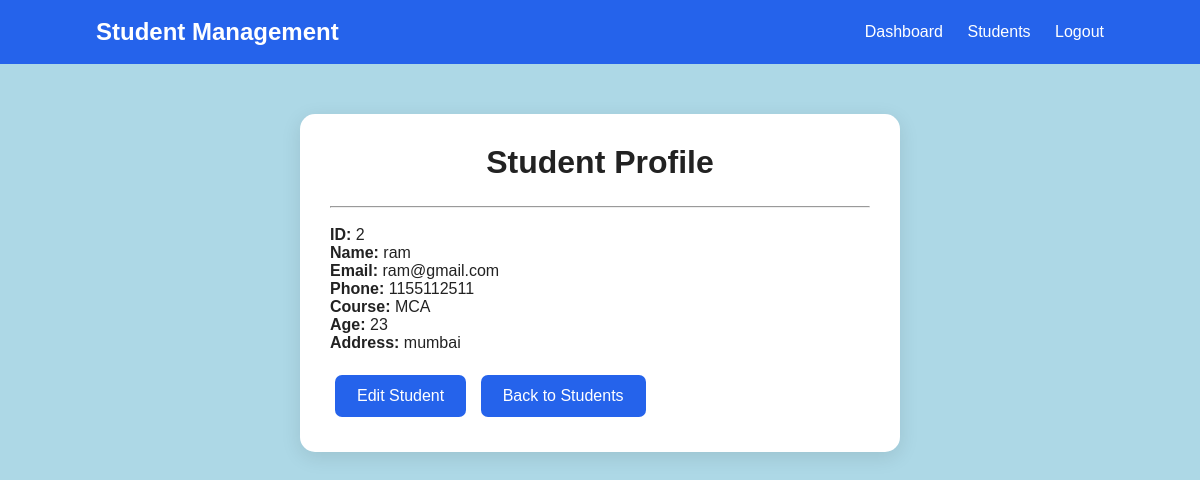
The page /student/2/ (signed in) on the database its author committed.
### students/models.py (models this page shows, shortened)
class Student(models.Model):
    name = models.CharField(max_length=100)
    email = models.EmailField(unique=True)
    phone = models.CharField(max_length=15)
    course = models.CharField(max_length=100)
    age = models.IntegerField()
    address = models.TextField()

### students/views.py (the view)
# urls.py: path('student/<int:id>/', views.student_detail, name='student_detail'),
@login_required
def student_detail(request, id):
    student = Student.objects.get(id=id)
    return render(
        request,
        'students/student_detail.html',
        {'student': student}
    )

### students/templates/students/student_detail.html (shortened to what this page needs)
{% load static %}
<!DOCTYPE html>
<html>
<head>
    <link rel="stylesheet"
          href="{% static 'students/style.css' %}">
</head>
<body>
<nav class="navbar">
    <div class="logo">
        Student Management
    </div>
    <div>
        <a href="{% url 'home' %}">Dashboard</a>
        <a href="{% url 'students' %}">Students</a>
        <a href="{% url 'logout' %}">Logout</a>
    </div>
</nav>
<div class="container">
    <div class="form-card">
        <h1>Student Profile</h1>
        <hr><br>
        <p><strong>ID:</strong> {{ student.id }}</p>
        <p><strong>Name:</strong> {{ student.name }}</p>
        <p><strong>Email:</strong> {{ student.email }}</p>
        <p><strong>Phone:</strong> {{ student.phone }}</p>
        <p><strong>Course:</strong> {{ student.course }}</p>
        <p><strong>Age:</strong> {{ student.age }}</p>
        <p><strong>Address:</strong> {{ student.address }}</p>
        <br>
        <a class="btn"
           href="{% url 'edit_student' student.id %}">
            Edit Student
        </a>
        <a class="btn"
           href="{% url 'students' %}">
            Back to Students
        </a>
    </div>
</div>
</body>
</html>

### students/static/students/style.css (style rules this page uses)
* { margin: 0; padding: 0; box-sizing: border-box; }
body { font-family: Arial, sans-serif; background: #f4f7fb; color: #222; }
body { background: lightblue; }
.navbar { background: #2563eb; padding: 18px 8%; display: flex; justify-content: space-between; align-items: center; }
.logo { color: white; font-size: 24px; font-weight: bold; }
.navbar a { color: white; text-decoration: none; margin-left: 20px; }
.container { width: 90%; max-width: 1100px; margin: 50px auto; }
.btn { display: inline-block; background: #2563eb; color: white; padding: 12px 22px; border-radius: 7px; text-decoration: none; border: none; cursor: pointer; margin: 5px; }
.form-card { background: white; max-width: 600px; margin: auto; padding: 30px; border-radius: 15px; box-shadow: 0 5px 20px rgba(0, 0, 0, 0.1); }
.form-card h1 { text-align: center; margin-bottom: 25px; }

### rows shown on the page
Student: id "2", name "ram", email "ram@gmail.com", phone "1155112511", course "MCA", age "23", address "mumbai"
